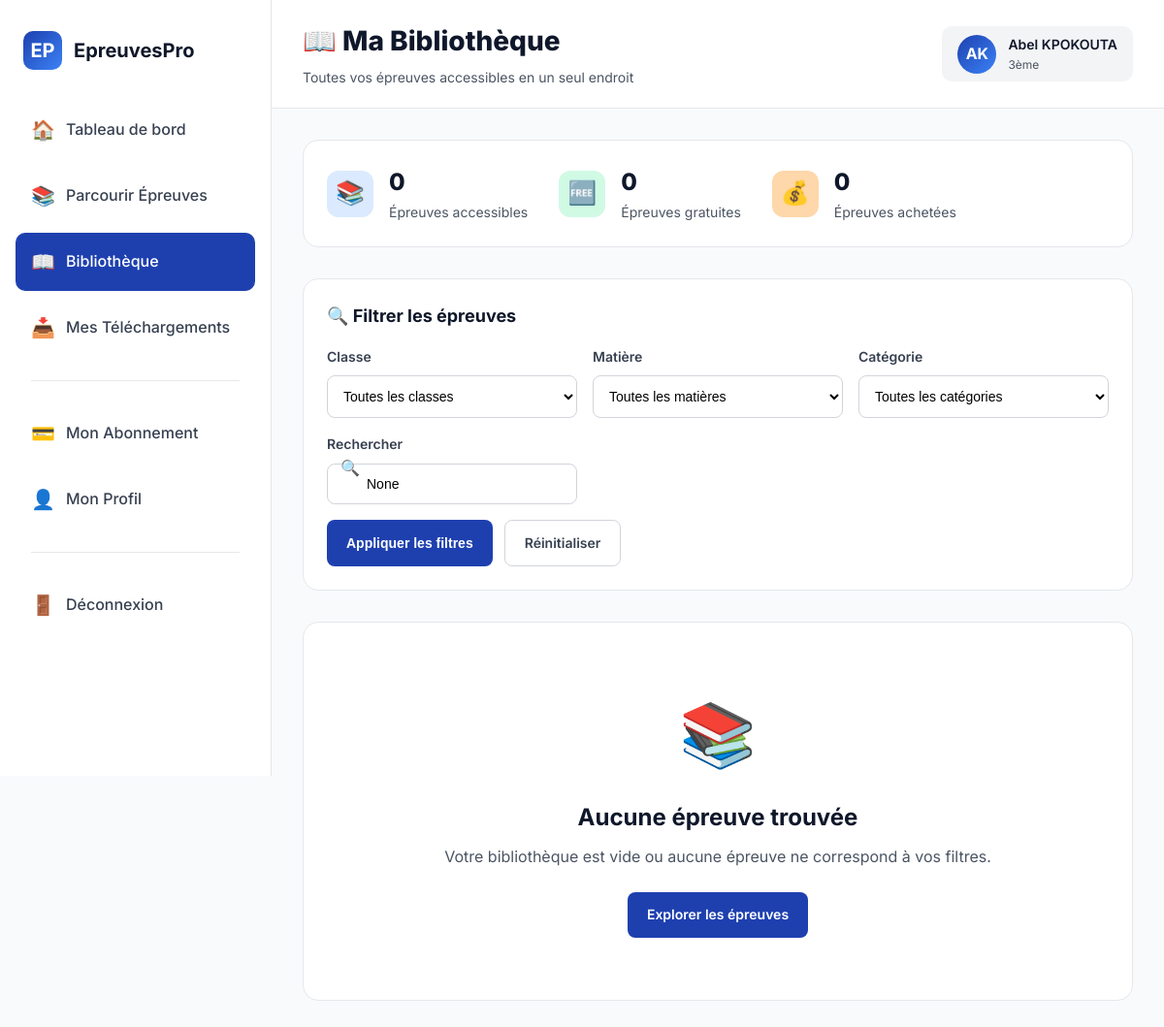
The page /dashboard/bibliotheque/ (signed in) on the database its author committed.
### accounts/models.py (models this page shows, shortened)
class CustomUser(AbstractUser):
    CLASSE_CHOICES = [
        ('6eme', '6ème'),
        ('5eme', '5ème'),
        ('4eme', '4ème'),
        ('3eme', '3ème'),
        ('seconde', 'Seconde'),
        ('premiere', 'Première'),
        ('terminale', 'Terminale'),
    ]
    telephone = models.CharField(
        max_length=20,
        blank=True,
        null=True,
        verbose_name="Téléphone"
    )
    classe = models.CharField(
        max_length=20,
        choices=CLASSE_CHOICES,
        blank=True,
        null=True,
        verbose_name="Classe"
    )
    photo = models.ImageField(
        upload_to='users/photos/',
        blank=True,
        null=True,
        verbose_name="Photo de profil"
    )
    date_inscription = models.DateTimeField(
        auto_now_add=True,
        verbose_name="Date d'inscription"
    )
    groups = models.ManyToManyField(
        'auth.Group',
        verbose_name='groups',
        blank=True,
        help_text='The groups this user belongs to.',
        related_name='customuser_set',  # ← Ajout du related_name
        related_query_name='customuser',
    )
    user_permissions = models.ManyToManyField(
        'auth.Permission',
        verbose_name='user permissions',
        blank=True,
        help_text='Specific permissions for this user.',
        related_name='customuser_set',  # ← Ajout du related_name
        related_query_name='customuser',
    )
    class Meta:
        verbose_name = "Utilisateur"
        verbose_name_plural = "Utilisateurs"

### dashboard/views.py (the view)
# urls.py: path('bibliotheque/', views.bibliotheque, name='bibliotheque'),
@login_required
def bibliotheque(request):
    user = request.user
    epreuves_gratuites = Epreuve.objects.filter(est_gratuit=True)
    achats = AchatUnitaire.objects.filter(
        user=user,
        type_achat__in=['epreuve', 'pack']
    ).values_list('objet_id', flat=True)
    epreuves_achetees = Epreuve.objects.filter(id__in=achats)
    epreuves_achetees_count = len(achats)
    epreuves_abonnement = Epreuve.objects.none()
    abonnement = None
    try:
        abonnement = Abonnement.objects.get(user=user, est_actif=True)
        if abonnement.peut_telecharger:
            epreuves_abonnement = Epreuve.objects.filter(disponible_abonnement=True)
    except Abonnement.DoesNotExist:
        pass
    epreuves = (epreuves_gratuites | epreuves_achetees | epreuves_abonnement).distinct()
    classe_slug = request.GET.get('classe')
    matiere_slug = request.GET.get('matiere')
    categorie_nom = request.GET.get('categorie')
    search = request.GET.get('search')
    if classe_slug:
        epreuves = epreuves.filter(classe__nom=classe_slug)
    if matiere_slug:
        epreuves = epreuves.filter(matiere__slug=matiere_slug)
    if categorie_nom:
        epreuves = epreuves.filter(categorie__nom=categorie_nom)
    if search:
        epreuves = epreuves.filter(
            Q(titre__icontains=search) |
            Q(matiere__nom__icontains=search) |
            Q(classe__nom__icontains=search)
        )
    ordre = request.GET.get('ordre', '-date_ajout')
    epreuves = epreuves.order_by(ordre)
    total_epreuves = epreuves.count()
    epreuves_gratuites_count = epreuves.filter(est_gratuit=True).count()
    paginator = Paginator(epreuves, 20)
    page = request.GET.get('page', 1)
    epreuves_page = paginator.get_page(page)
    classes = Classe.objects.all()
    matieres = Matiere.objects.all()
    categories = CategorieEpreuve.TYPES
    context = {
        'epreuves': epreuves_page,
        'total_epreuves': total_epreuves,
        'epreuves_gratuites_count': epreuves_gratuites_count,
        'epreuves_achetees_count': epreuves_achetees_count,
        'classes': classes,
        'matieres': matieres,
        'categories': categories,
        'classe_selectionnee': classe_slug,
        'matiere_selectionnee': matiere_slug,
        'categorie_selectionnee': categorie_nom,
        'search': search,
        'ordre': ordre,
        'abonnement': abonnement,
    }
    return render(request, 'dashboard/bibliotheque.html', context)

### dashboard/templates/dashboard/bibliotheque.html (shortened to what this page needs)
{% load static %}
<!DOCTYPE html>
<html lang="fr">
<head>
    <link rel="stylesheet" href="{% static 'css/dashboard.css' %}">
</head>
<body>
    <aside class="sidebar" id="sidebar">
        <a href="{% url 'core:accueil' %}" class="sidebar-logo">
            <div class="logo-icon">EP</div>
            <span class="logo-text">EpreuvesPro</span>
        </a>
        <ul class="sidebar-menu">
            <li class="menu-item">
                <a href="{% url 'dashboard:dashboard' %}" class="menu-link">
                    <span class="menu-icon">🏠</span>
                    <span>Tableau de bord</span>
                </a>
            </li>
            <li class="menu-item">
                <a href="{% url 'dashboard:parcourir_epreuves' %}" class="menu-link">
                    <span class="menu-icon">📚</span>
                    <span>Parcourir Épreuves</span>
                </a>
            </li>
            <li class="menu-item">
                <a href="{% url 'dashboard:bibliotheque' %}" class="menu-link active">
                    <span class="menu-icon">📖</span>
                    <span>Bibliothèque</span>
                </a>
            </li>
            <li class="menu-item">
                <a href="{% url 'dashboard:mes_telechargements' %}" class="menu-link">
                    <span class="menu-icon">📥</span>
                    <span>Mes Téléchargements</span>
                </a>
            </li>
            <div class="menu-divider"></div>
            <li class="menu-item">
                <a href="{% url 'dashboard:mon_abonnement' %}" class="menu-link">
                    <span class="menu-icon">💳</span>
                    <span>Mon Abonnement</span>
                </a>
            </li>
            <li class="menu-item">
                <a href="#" class="menu-link">
                    <span class="menu-icon">👤</span>
                    <span>Mon Profil</span>
                </a>
            </li>
            <div class="menu-divider"></div>
            <li class="menu-item">
                <a href="{% url 'accounts:logout' %}" class="menu-link">
                    <span class="menu-icon">🚪</span>
                    <span>Déconnexion</span>
                </a>
            </li>
        </ul>
    </aside>
    <div class="main-content">
        <header class="header">
            <div class="header-left">
                <div>
                    <h1>📖 Ma Bibliothèque</h1>
                    <p class="header-subtitle">Toutes vos épreuves accessibles en un seul endroit</p>
                </div>
            </div>
            <div class="header-right">
                <div class="user-menu">
                    <div class="user-avatar">{{ user.first_name.0 }}{{ user.last_name.0 }}</div>
                    <div class="user-info">
                        <h3>{{ user.first_name }} {{ user.last_name }}</h3>
                        <p>{{ user.get_classe_display }}</p>
                    </div>
                </div>
            </div>
        </header>
        <div class="content">
            <div class="stats-bar">
                <div class="stat-item">
                    <div class="stat-icon blue">📚</div>
                    <div class="stat-details">
                        <h3>{{ total_epreuves }}</h3>
                        <p>Épreuves accessibles</p>
                    </div>
                </div>
                <div class="stat-item">
                    <div class="stat-icon green">🆓</div>
                    <div class="stat-details">
                        <h3>{{ epreuves_gratuites_count }}</h3>
                        <p>Épreuves gratuites</p>
                    </div>
                </div>
                <div class="stat-item">
                    <div class="stat-icon orange">💰</div>
                    <div class="stat-details">
                        <h3>{{ epreuves_achetees_count }}</h3>
                        <p>Épreuves achetées</p>
                    </div>
                </div>
            </div>
            <div class="filters-section">
                <div class="filters-header">
                    <h2>🔍 Filtrer les épreuves</h2>
                </div>
                <form method="get" id="filterForm">
                    <div class="filters-grid">
                        <div class="filter-group">
                            <label for="classe">Classe</label>
                            <select name="classe" id="classe" onchange="document.getElementById('filterForm').submit()">
                                <option value="">Toutes les classes</option>
                            </select>
                        </div>
                        <div class="filter-group">
                            <label for="matiere">Matière</label>
                            <select name="matiere" id="matiere" onchange="document.getElementById('filterForm').submit()">
                                <option value="">Toutes les matières</option>
                            </select>
                        </div>
                        <div class="filter-group">
                            <label for="categorie">Catégorie</label>
                            <select name="categorie" id="categorie" onchange="document.getElementById('filterForm').submit()">
                                <option value="">Toutes les catégories</option>
                            </select>
                        </div>
                        <div class="filter-group search-bar">
                            <label for="search">Rechercher</label>
                            <span class="search-icon">🔍</span>
                            <input type="text" name="search" id="search" value="{{ search }}" placeholder="Titre, matière...">
                        </div>
                    </div>
                    <div class="filters-actions">
                        <button type="submit" class="btn btn-primary">Appliquer les filtres</button>
                        <a href="{% url 'dashboard:bibliotheque' %}" class="btn btn-outline">Réinitialiser</a>
                    </div>
                </form>
            </div>
            {% if epreuves %}
            <div class="epreuves-header">
                <h2>{{ total_epreuves }} épreuve{{ total_epreuves|pluralize }} trouvée{{ total_epreuves|pluralize }}</h2>
                <select class="sort-select" name="ordre" onchange="window.location.href='?ordre=' + this.value + '{% if classe_selectionnee %}&classe={{ classe_selectionnee }}{% endif %}{% if matiere_selectionnee %}&matiere={{ matiere_selectionnee }}{% endif %}{% if categorie_selectionnee %}&categorie={{ categorie_selectionnee }}{% endif %}{% if search %}&search={{ search }}{% endif %}'">
                    <option value="-date_ajout" {% if ordre == '-date_ajout' %}selected{% endif %}>Plus récentes</option>
                    <option value="date_ajout" {% if ordre == 'date_ajout' %}selected{% endif %}>Plus anciennes</option>
                    <option value="titre" {% if ordre == 'titre' %}selected{% endif %}>Titre (A-Z)</option>
                    <option value="-nombre_telechargements" {% if ordre == '-nombre_telechargements' %}selected{% endif %}>Plus téléchargées</option>
                </select>
            </div>
            <div class="epreuves-grid">
                {% for epreuve in epreuves %}
                <div class="epreuve-card">
                    <div class="card-header">
                        <div class="card-icon">{{ epreuve.matiere.icone|default:"📄" }}</div>
                        <div class="card-badges">
                            {% if epreuve.est_gratuit %}
                            <span class="badge badge-free">🆓 Gratuit</span>
                            {% else %}
                            <span class="badge badge-acheté">✅ Accès</span>
                            {% endif %}
                            {% if epreuve.a_corrige %}
                            <span class="badge badge-corrige">📝 Corrigé</span>
                            {% endif %}
                        </div>
                    </div>
                    <h3 class="card-title">{{ epreuve.titre|truncatechars:60 }}</h3>
                    <div class="card-meta">
                        <span class="meta-item">📚 {{ epreuve.classe.get_nom_display }}</span>
                        <span class="meta-item">📖 {{ epreuve.matiere.nom }}</span>
                        {% if epreuve.duree %}
                        <span class="meta-item">⏱️ {{ epreuve.duree }}min</span>
                        {% endif %}
                        <span class="meta-item">📄 {{ epreuve.nombre_pages }} page{{ epreuve.nombre_pages|pluralize }}</span>
                    </div>
                    <div class="card-actions">
                        <a href="{% url 'epreuves:telecharger_epreuve' epreuve.slug %}" class="btn-download">
                            📥 Télécharger
                        </a>
                        <a href="{% url 'epreuves:detail' epreuve.slug %}" class="btn-view">
                            👁️
                        </a>
                    </div>
                </div>
                {% endfor %}
            </div>
            {% if epreuves.has_other_pages %}
            <div class="pagination">
                {% if epreuves.has_previous %}
                <a href="?page=1{% if classe_selectionnee %}&classe={{ classe_selectionnee }}{% endif %}{% if matiere_selectionnee %}&matiere={{ matiere_selectionnee }}{% endif %}{% if categorie_selectionnee %}&categorie={{ categorie_selectionnee }}{% endif %}{% if search %}&search={{ search }}{% endif %}{% if ordre %}&ordre={{ ordre }}{% endif %}">‹‹</a>
                <a href="?page={{ epreuves.previous_page_number }}{% if classe_selectionnee %}&classe={{ classe_selectionnee }}{% endif %}{% if matiere_selectionnee %}&matiere={{ matiere_selectionnee }}{% endif %}{% if categorie_selectionnee %}&categorie={{ categorie_selectionnee }}{% endif %}{% if search %}&search={{ search }}{% endif %}{% if ordre %}&ordre={{ ordre }}{% endif %}">‹</a>
                {% endif %}
                <span class="active">{{ epreuves.number }}</span>
                {% if epreuves.has_next %}
                <a href="?page={{ epreuves.next_page_number }}{% if classe_selectionnee %}&classe={{ classe_selectionnee }}{% endif %}{% if matiere_selectionnee %}&matiere={{ matiere_selectionnee }}{% endif %}{% if categorie_selectionnee %}&categorie={{ categorie_selectionnee }}{% endif %}{% if search %}&search={{ search }}{% endif %}{% if ordre %}&ordre={{ ordre }}{% endif %}">›</a>
                <a href="?page={{ epreuves.paginator.num_pages }}{% if classe_selectionnee %}&classe={{ classe_selectionnee }}{% endif %}{% if matiere_selectionnee %}&matiere={{ matiere_selectionnee }}{% endif %}{% if categorie_selectionnee %}&categorie={{ categorie_selectionnee }}{% endif %}{% if search %}&search={{ search }}{% endif %}{% if ordre %}&ordre={{ ordre }}{% endif %}">››</a>
                {% endif %}
            </div>
            {% endif %}
            {% else %}
            <div class="empty-state">
                <div class="empty-icon">📚</div>
                <h3>Aucune épreuve trouvée</h3>
                <p>Votre bibliothèque est vide ou aucune épreuve ne correspond à vos filtres.</p>
                <a href="{% url 'dashboard:parcourir_epreuves' %}" class="btn btn-primary">
                    Explorer les épreuves
                </a>
            </div>
            {% endif %}
        </div>
    </div>
</body>
</html>

### rows shown on the page
CustomUser: first_name.0 "A", last_name.0 "K", first_name "Abel", last_name "KPOKOUTA", classe "3ème"

### other values the page prints
{{ total_epreuves }} "0"
{{ epreuves_gratuites_count }} "0"
{{ epreuves_achetees_count }} "0"
